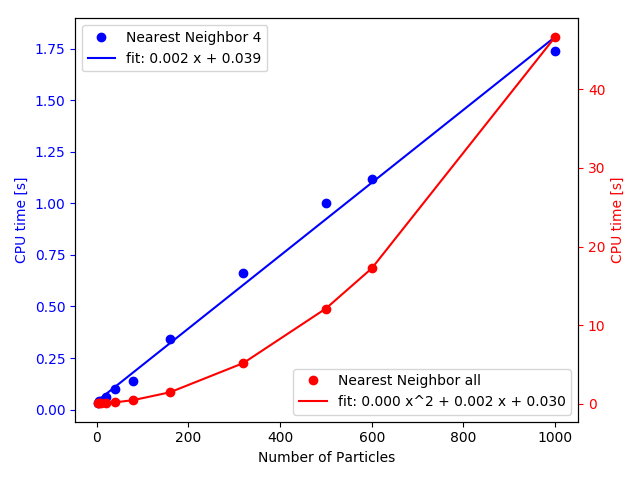

The Python source for this figure:
#!/usr/bin/env python
##### !/usr/local/bin/python
##### !/usr/bin/python # for DPH mac
import numpy as np
import math
import os
import matplotlib.pyplot as plt
import sys 
import glob
from math import log10, floor
from decimal import *
from scipy.optimize import curve_fit

d2r = 0.01745329251
r2d = 57.2957795131

def funcfit(x,a1,a2,a3):
	return a1*x*x+a2*x+a3
def funclinfit(x,m,b):
	return m*x+b

fig, ax1 = plt.subplots()
NP=[3.,6.,10.,20.,40.,80.,160.,320.,500.,600.,1000.]
CPUtime=[0.03,0.04,0.04,0.06,0.1,0.14,0.34,0.66,1,1.12,1.74]
CPUtimeT=[0.04,0.04,0.05,0.08,0.17,0.45,1.44,5.17,12.11,17.21,46.68]

popt,pcov=curve_fit(funcfit,NP,CPUtimeT)
popt2,pcov2=curve_fit(funclinfit,NP,CPUtime)

ax1.plot(NP,CPUtime,'bo', label="Nearest Neighbor 4")
ax1.hold(True)
ax1.plot(NP,[funclinfit(i,popt2[0],popt2[1]) for i in NP],'b-',label='fit: %5.3f x + %5.3f' % tuple(popt2))
ax1.set_xlabel('Number of Particles')
ax1.set_ylabel('CPU time [s]', color='b')
ax1.tick_params('y', colors='b')
ax1.legend(loc=2)

ax2 = ax1.twinx()
ax2.plot(NP,CPUtimeT,'ro', label="Nearest Neighbor all")
ax2.hold(True)
ax2.plot(NP,[funcfit(i,popt[0],popt[1],popt[2]) for i in NP],'r-',label='fit: %5.3f x^2 + %5.3f x + %5.3f' % tuple(popt))
ax2.set_ylabel('CPU time [s]', color='r')
ax2.tick_params('y', colors='r')
fig.tight_layout()

ax2.legend(loc=4)
#plt.show()
plt.savefig('CPUtime.png')

